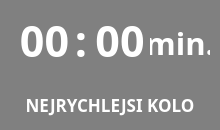
<?xml version="1.0" encoding="UTF-8"?>
<ui version="4.0">
 <class>Form</class>
 <widget class="QWidget" name="Form">
  <property name="geometry">
   <rect>
    <x>0</x>
    <y>0</y>
    <width>220</width>
    <height>130</height>
   </rect>
  </property>
  <property name="windowTitle">
   <string>Form</string>
  </property>
  <property name="styleSheet">
   <string notr="true">background: grey;</string>
  </property>
  <widget class="QLabel" name="label">
   <property name="geometry">
    <rect>
     <x>10</x>
     <y>90</y>
     <width>200</width>
     <height>30</height>
    </rect>
   </property>
   <property name="font">
    <font>
     <family>Radio Space Bold</family>
     <pointsize>13</pointsize>
     <weight>75</weight>
     <bold>true</bold>
    </font>
   </property>
   <property name="styleSheet">
    <string notr="true">color: white;</string>
   </property>
   <property name="text">
    <string>NEJRYCHLEJSI KOLO</string>
   </property>
   <property name="alignment">
    <set>Qt::AlignCenter</set>
   </property>
  </widget>
  <widget class="QLabel" name="label_M">
   <property name="geometry">
    <rect>
     <x>9</x>
     <y>0</y>
     <width>71</width>
     <height>80</height>
    </rect>
   </property>
   <property name="font">
    <font>
     <family>Radio Space Bold</family>
     <pointsize>32</pointsize>
     <weight>75</weight>
     <bold>true</bold>
    </font>
   </property>
   <property name="styleSheet">
    <string notr="true">color: white;</string>
   </property>
   <property name="text">
    <string>00</string>
   </property>
   <property name="alignment">
    <set>Qt::AlignCenter</set>
   </property>
  </widget>
  <widget class="QLabel" name="label_4">
   <property name="geometry">
    <rect>
     <x>76</x>
     <y>0</y>
     <width>10</width>
     <height>80</height>
    </rect>
   </property>
   <property name="font">
    <font>
     <family>Radio Space Bold</family>
     <pointsize>32</pointsize>
     <weight>75</weight>
     <bold>true</bold>
    </font>
   </property>
   <property name="styleSheet">
    <string notr="true">color: white;</string>
   </property>
   <property name="inputMethodHints">
    <set>Qt::ImhNone</set>
   </property>
   <property name="text">
    <string>:</string>
   </property>
   <property name="alignment">
    <set>Qt::AlignCenter</set>
   </property>
  </widget>
  <widget class="QLabel" name="label_Min">
   <property name="geometry">
    <rect>
     <x>150</x>
     <y>3</y>
     <width>60</width>
     <height>80</height>
    </rect>
   </property>
   <property name="font">
    <font>
     <family>Radio Space Bold</family>
     <pointsize>23</pointsize>
     <weight>75</weight>
     <bold>true</bold>
    </font>
   </property>
   <property name="styleSheet">
    <string notr="true">color: white;</string>
   </property>
   <property name="text">
    <string>min.</string>
   </property>
   <property name="alignment">
    <set>Qt::AlignCenter</set>
   </property>
  </widget>
  <widget class="QLabel" name="label_S">
   <property name="geometry">
    <rect>
     <x>90</x>
     <y>0</y>
     <width>60</width>
     <height>80</height>
    </rect>
   </property>
   <property name="font">
    <font>
     <family>Radio Space Bold</family>
     <pointsize>32</pointsize>
     <weight>75</weight>
     <bold>true</bold>
    </font>
   </property>
   <property name="autoFillBackground">
    <bool>false</bool>
   </property>
   <property name="styleSheet">
    <string notr="true">color: white;</string>
   </property>
   <property name="text">
    <string>00</string>
   </property>
   <property name="alignment">
    <set>Qt::AlignCenter</set>
   </property>
  </widget>
  <widget class="QLabel" name="label_Team">
   <property name="geometry">
    <rect>
     <x>10</x>
     <y>60</y>
     <width>200</width>
     <height>30</height>
    </rect>
   </property>
   <property name="font">
    <font>
     <family>Radio Space Bold</family>
     <pointsize>14</pointsize>
     <weight>75</weight>
     <bold>true</bold>
    </font>
   </property>
   <property name="styleSheet">
    <string notr="true">color: black</string>
   </property>
   <property name="text">
    <string/>
   </property>
   <property name="alignment">
    <set>Qt::AlignCenter</set>
   </property>
  </widget>
 </widget>
 <resources/>
 <connections/>
</ui>
